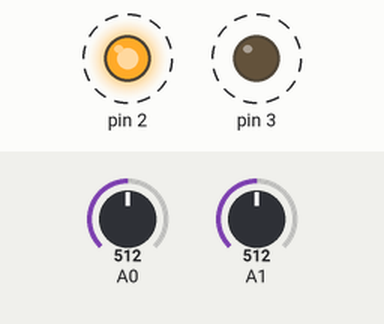
Simulated run of this sketch. Board: Arduino Uno, built with avr-gcc and run on an emulated ATmega328P. Shown: output pins drawn as LEDs (lit = HIGH). Dashed ring = blinking. The test bench sets the inputs (shaded band); at power-on: A0 = 512, A1 = 512. What the sketch prints to the serial monitor is not drawn.

Above: at 0.2 s.
Timing chart, 0 to 4.6 s (numbered marks = the images above):
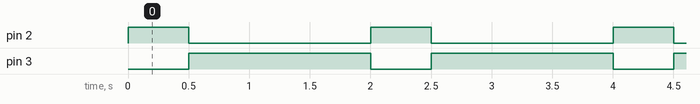

The sketch:

solarch_test.ino
```cpp
void setup() {

  pinMode(2, OUTPUT);
  pinMode(3, OUTPUT);
  Serial.begin(9600);// put your setup code here, to run once:

}

void loop() {
  // put your main code here, to run repeatedly:

 digitalWrite(2, HIGH);// turn the LED on (HIGH is the voltage level)
  digitalWrite(3, LOW);
  delay(500);              // wait for a second
  digitalWrite(2, LOW);    // turn the LED off by making the voltage LOW
  digitalWrite(3,HIGH);
  delay(500);              // wait for a second
    ////
  int sensor_bat;
  sensor_bat=analogRead(A0);   //to read battery voltage
  float bat_v1=sensor_bat*(5.0/1023.0);
  float final_bat=bat_v1*3.1333;
  /////
  int sensor_sol;
  sensor_sol=analogRead(A1);    //to read solar volatge
  float solar_v1=sensor_sol*(5.0/1023.0);
  float final_sol=solar_v1*4.2;
  ////
  Serial.println("battery voltage is=");
  Serial.println(final_bat);
  delay(500);
  Serial.println("solar voltage is=");
  Serial.println(final_sol);
  delay(500);
}
```

Measured:
- by itself, pin 2: alternates HIGH for 0.50 s and LOW for 1.5 s
- by itself, pin 3: alternates HIGH for 1.5 s and LOW for 0.50 s
